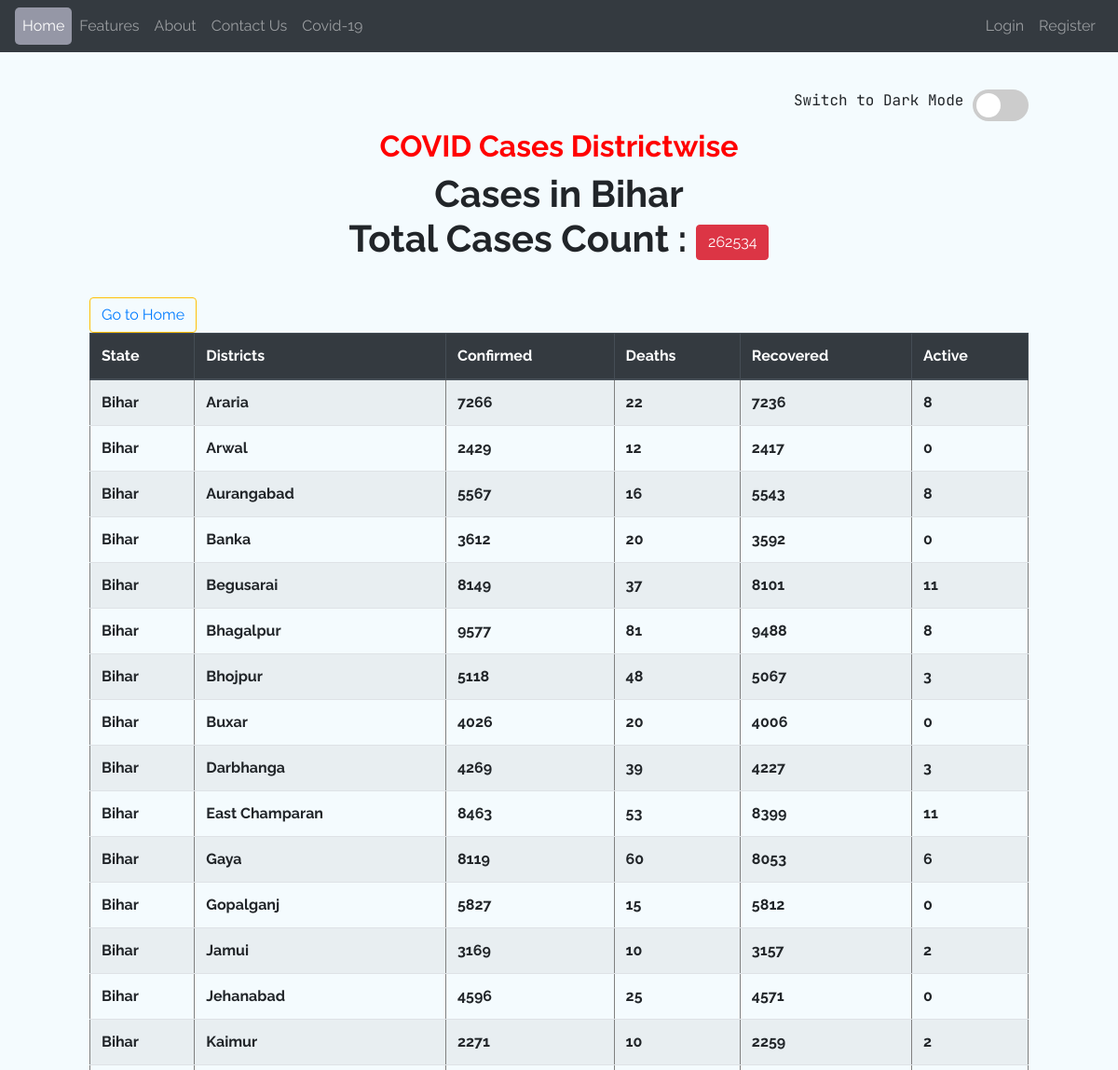
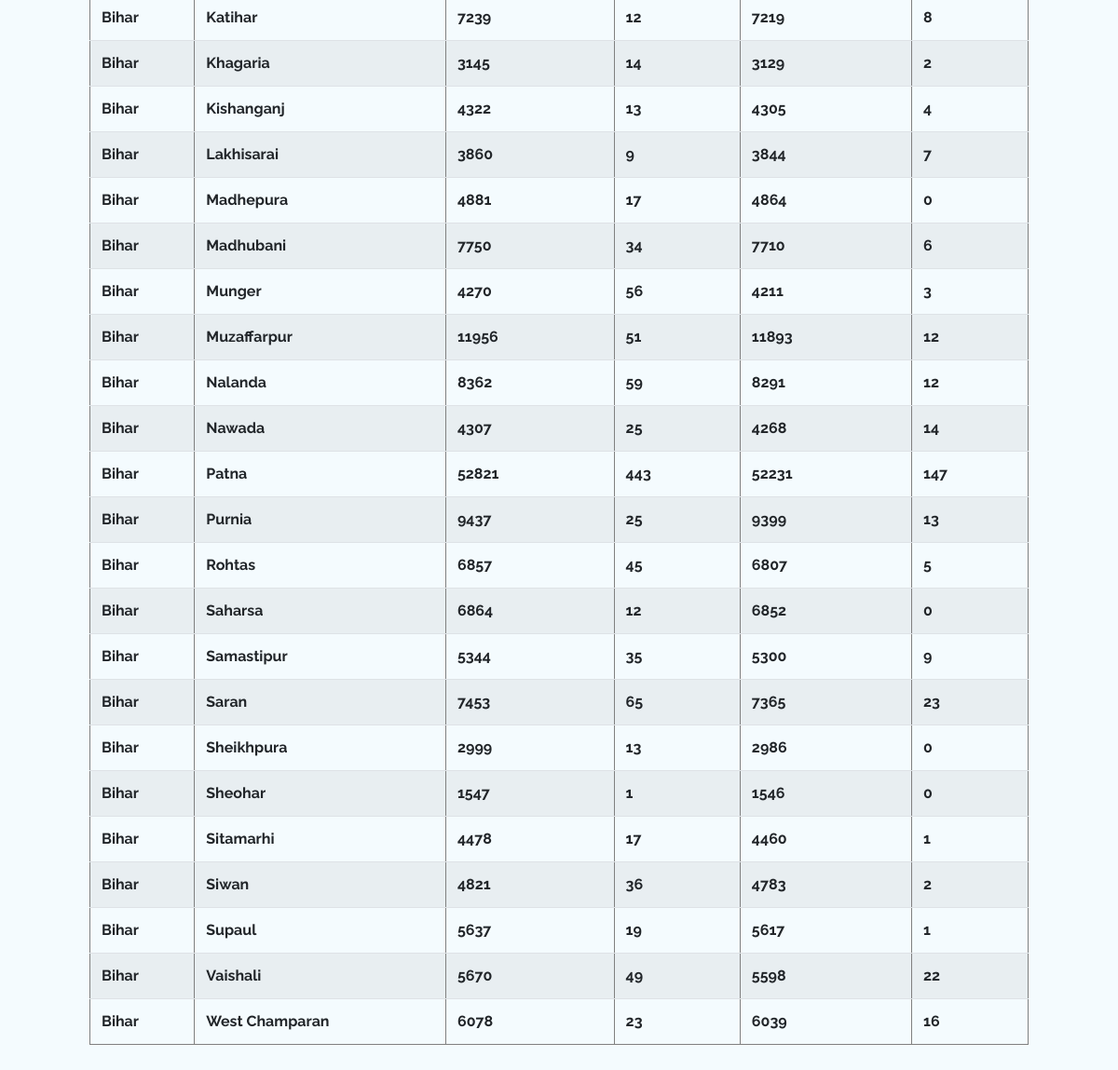
Screenshot of /covidtracker/Bihar/ with the database file from the repository (2 pictures, top to bottom).
### covidtracker/models.py (models this page shows, shortened)
class states_cases(models.Model):
    state_name = models.CharField(max_length=50, unique=True, default="state")
    confirmed = models.IntegerField(blank=True, default=0)
    Death = models.IntegerField(blank=True, default=0)
    Recovered = models.IntegerField(blank=True, default=0)
    Active = models.IntegerField(blank=True, default=0)
    Dated = models.TextField(blank=False, null=False, default=date_)
    def __str__(self):
        return f"{self.state_name}"

class district_cases(models.Model):
    city_name = models.CharField(max_length=100, default="city")
    state_name = models.CharField(
        max_length=50, default="state", null=False, blank=False
    )
    confirmed = models.IntegerField(blank=True, default=0)
    Death = models.IntegerField(blank=True, default=0)
    Recovered = models.IntegerField(blank=True, default=0)
    Active = models.IntegerField(blank=True, default=0)
    Dated = models.TextField(blank=False, null=False, default=date_)

### covidtracker/views.py (the view)
# urls.py: path("<str:s_name>/", views.each_state, name="city"),
def each_state(request, s_name):
    try:
        state_query = states_cases.objects.get(state_name=s_name)
        state_total_cases = states_cases.objects.get(state_name=s_name)
        state_data = district_cases.objects.filter(state_name=state_query)
        city_title = state_total_cases.state_name
    except state_query.DoesNotExist:
        raise Http404("State_query does not exist")
    context_ = {
        "title": city_title,
        "city": "active",
        "state_query": state_query,
        "state_data": state_data,
        "state_total_cases": state_total_cases,
    }
    return render(request, "covidtracker/city.html", context_)

### covidtracker/templates/covidtracker/city.html (shortened to what this page needs)
{% extends 'covidtracker/base.html' %}
{% load static %}
{% block content %}
<div class="section-bg" style="padding:8%;" id="introduction">
  <div class='text-right' style='font-family: "JetBrains Mono", monospace;'>
    Switch to Dark Mode
  <label class="switch">
    <span class="slider round darkMode"></span>
  </label>
  </div>
  <h2 align ="center" style="color:red"> <b>COVID Cases Districtwise</b></h2>
  <h1 align ="center" ><b> Cases in {{state_total_cases.state_name}}<br>Total Cases Count : <button type="" class="btn btn-danger">{{state_total_cases.confirmed}}</button></h1>
  <div class="container" style="padding-top:3%">
    <div class="section-bg">
    <div class="align-items-right">
      <button type="submit" class="btn btn-outline-warning"><a href={% url 'covid-home' %}>Go to Home</a></button>
    </div>
    <table  class="table table-striped table" border=1 width=100%>
      <thead class= "thead-dark">
        <tr>
          <th>State</th>
          <th>Districts</th>
          <th>Confirmed </th>
          <th>Deaths</th>
          <th>Recovered</th>
          <th>Active</th>
        </tr>
      </thead>
      <tbody>
          {% for district in state_data %}
          <tr>
            <td>{{district.state_name}}</td>
            <td>{{district.city_name}}</td>
            <td>{{district.confirmed}}</td>
            <td>{{district.Death}}</td>
            <td>{{district.Recovered}}</td>
            <td>{{district.Active}}</td>
          </tr>
        {% endfor %}
      </tbody>
    </table>
  </div>
</div>
</div>
{% endblock %}

### covidtracker/static/covidtracker/css/style.css (style rules this page uses)
html { scroll-behavior: smooth; overflow-x: hidden; }
* { box-sizing: border-box; font-family: "Raleway", sans-serif; }
#introduction { padding: 7%; }
.container { padding-left: 0px !important; padding-right: 0px !important; }
.section-bg { background-color: #f4fbfe; }
.switch { position: relative; display: inline-block; width: 60px; height: 34px; }
.slider { position: absolute; cursor: pointer; top: 0; left: 0; right: 0; bottom: 0; background-color: #ccc; -webkit-transition: 0.4s; transition: 0.4s; }
.slider:before { position: absolute; content: ""; height: 26px; width: 26px; left: 4px; bottom: 4px; background-color: white; -webkit-transition: 0.4s; transition: 0.4s; }
.slider.round { border-radius: 34px; }
.slider.round:before { border-radius: 50%; }

### rows the page displays
states_cases: state_name "Bihar", confirmed "262534"
district_cases: state_name "Bihar", city_name "Araria", confirmed "7266", Death "22", Recovered "7236", Active "8"
district_cases: state_name "Bihar", city_name "Arwal", confirmed "2429", Death "12", Recovered "2417", Active "0"
district_cases: state_name "Bihar", city_name "Aurangabad", confirmed "5567", Death "16", Recovered "5543", Active "8"
district_cases: state_name "Bihar", city_name "Banka", confirmed "3612", Death "20", Recovered "3592", Active "0"
district_cases: state_name "Bihar", city_name "Begusarai", confirmed "8149", Death "37", Recovered "8101", Active "11"
district_cases: state_name "Bihar", city_name "Bhagalpur", confirmed "9577", Death "81", Recovered "9488", Active "8"
district_cases: state_name "Bihar", city_name "Bhojpur", confirmed "5118", Death "48", Recovered "5067", Active "3"
district_cases: state_name "Bihar", city_name "Buxar", confirmed "4026", Death "20", Recovered "4006", Active "0"
district_cases: state_name "Bihar", city_name "Darbhanga", confirmed "4269", Death "39", Recovered "4227", Active "3"
district_cases: state_name "Bihar", city_name "East Champaran", confirmed "8463", Death "53", Recovered "8399", Active "11"
district_cases: state_name "Bihar", city_name "Gaya", confirmed "8119", Death "60", Recovered "8053", Active "6"
district_cases: state_name "Bihar", city_name "Gopalganj", confirmed "5827", Death "15", Recovered "5812", Active "0"
district_cases: state_name "Bihar", city_name "Jamui", confirmed "3169", Death "10", Recovered "3157", Active "2"
district_cases: state_name "Bihar", city_name "Jehanabad", confirmed "4596", Death "25", Recovered "4571", Active "0"
district_cases: state_name "Bihar", city_name "Kaimur", confirmed "2271", Death "10", Recovered "2259", Active "2"
district_cases: state_name "Bihar", city_name "Katihar", confirmed "7239", Death "12", Recovered "7219", Active "8"
district_cases: state_name "Bihar", city_name "Khagaria", confirmed "3145", Death "14", Recovered "3129", Active "2"
district_cases: state_name "Bihar", city_name "Kishanganj", confirmed "4322", Death "13", Recovered "4305", Active "4"
district_cases: state_name "Bihar", city_name "Lakhisarai", confirmed "3860", Death "9", Recovered "3844", Active "7"
district_cases: state_name "Bihar", city_name "Madhepura", confirmed "4881", Death "17", Recovered "4864", Active "0"
district_cases: state_name "Bihar", city_name "Madhubani", confirmed "7750", Death "34", Recovered "7710", Active "6"
district_cases: state_name "Bihar", city_name "Munger", confirmed "4270", Death "56", Recovered "4211", Active "3"
district_cases: state_name "Bihar", city_name "Muzaffarpur", confirmed "11956", Death "51", Recovered "11893", Active "12"
district_cases: state_name "Bihar", city_name "Nalanda", confirmed "8362", Death "59", Recovered "8291", Active "12"
district_cases: state_name "Bihar", city_name "Nawada", confirmed "4307", Death "25", Recovered "4268", Active "14"
district_cases: state_name "Bihar", city_name "Patna", confirmed "52821", Death "443", Recovered "52231", Active "147"
district_cases: state_name "Bihar", city_name "Purnia", confirmed "9437", Death "25", Recovered "9399", Active "13"
district_cases: state_name "Bihar", city_name "Rohtas", confirmed "6857", Death "45", Recovered "6807", Active "5"
district_cases: state_name "Bihar", city_name "Saharsa", confirmed "6864", Death "12", Recovered "6852", Active "0"
district_cases: state_name "Bihar", city_name "Samastipur", confirmed "5344", Death "35", Recovered "5300", Active "9"
district_cases: state_name "Bihar", city_name "Saran", confirmed "7453", Death "65", Recovered "7365", Active "23"
district_cases: state_name "Bihar", city_name "Sheikhpura", confirmed "2999", Death "13", Recovered "2986", Active "0"
district_cases: state_name "Bihar", city_name "Sheohar", confirmed "1547", Death "1", Recovered "1546", Active "0"
district_cases: state_name "Bihar", city_name "Sitamarhi", confirmed "4478", Death "17", Recovered "4460", Active "1"
district_cases: state_name "Bihar", city_name "Siwan", confirmed "4821", Death "36", Recovered "4783", Active "2"
district_cases: state_name "Bihar", city_name "Supaul", confirmed "5637", Death "19", Recovered "5617", Active "1"
district_cases: state_name "Bihar", city_name "Vaishali", confirmed "5670", Death "49", Recovered "5598", Active "22"
district_cases: state_name "Bihar", city_name "West Champaran", confirmed "6078", Death "23", Recovered "6039", Active "16"
